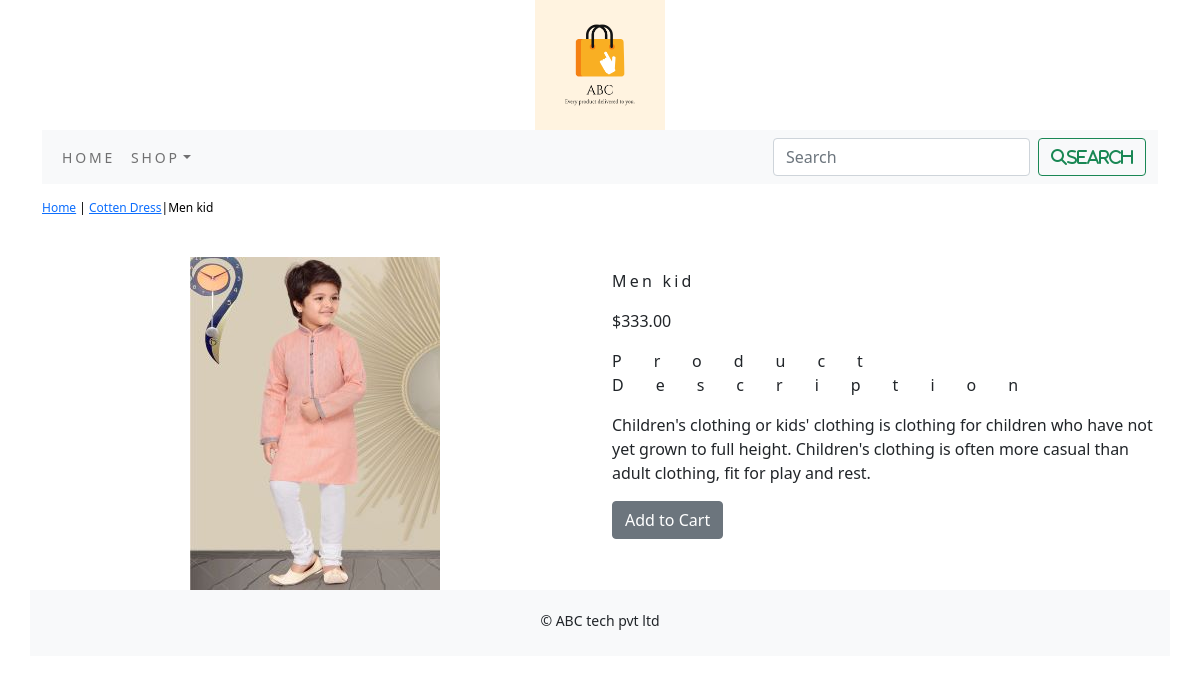
The app's page /shop1/cotten-dress/Men-kid/ with its own data.
### shop1/models.py (models this page shows, shortened)
class Product(models.Model):
    name = models.CharField(max_length=250, unique=True)
    slug = models.SlugField(max_length=250, unique=True)
    description = models.TextField(blank=True)
    price = models.DecimalField(max_digits=10, decimal_places=2)
    category = models.ForeignKey(Category, on_delete=models.CASCADE)
    image = models.ImageField(upload_to='product', blank=True)
    stock = models.IntegerField()
    available = models.BooleanField(default=True)
    created = models.DateTimeField(auto_now_add=True)
    updated = models.DateTimeField(auto_now_add=True)
    class Meta:
        ordering = ['name',]
        verbose_name = 'product'
        verbose_name_plural = 'products'

class Category(models.Model):
    name = models.CharField(max_length=250, unique=True)
    slug = models.SlugField(max_length=250, unique=True)
    description = models.TextField(blank=True)
    image = models.ImageField(upload_to='category', blank=True)
    class Meta:
        ordering = ['name',]
        verbose_name = 'category'
        verbose_name_plural = 'categories'
    def get_url(self):
        return reverse('shop1:products_by_category',args=[self.slug])
    def __str__(self):
        return '{}'.format(self.name)

### shop1/views.py (the view)
# urls.py: path('<slug:c_slug>/<slug:product_slug>/',views.proDetail,name='proCatdetail')
def proDetail(request, c_slug, product_slug):
    try:
        product = Product.objects.get(category__slug=c_slug, slug=product_slug)
    except Exception as e:
        raise e
    return render(request, 'product.html', {'product': product})

### cart/context_processors.py (called while the page is built)
def counter(request):
    item_count=0
    if 'admin' in request.path:
        return {}
    else:
        try:
            cart=Cart.objects.filter(cart_id=_cart_id(request))
            cart_items=CartItem.objects.all().filter(cart=cart[:1])
            for cart_item in cart_items:
                item_count += cart_item.quantity
        except Cart.DoesNotExist:
            item_count =0
    return  dict(item_count=item_count)

### cart/views.py (called while the page is built)
def _cart_id(request):
    cart = request.session.session_key
    if not cart:
        cart = request.session.create()
    return cart

### shop1/context_processors.py (called while the page is built)
def menu_links(request):
    links = Category.objects.all()
    return dict(links=links)

### templates/product.html (shortened to what this page needs)
{% extends 'base.html' %}
{% load static %}
{% block content %}
<div class="row my_prod_row_class">
 <div class="mx_auto">
      <P><a href="{% url 'shop1:allProdCat' %}">Home</a> | <a href="{{product.category.get_url}}">{{product.category}}</a>|{{product.name}} </P>
       </div>
<div class="container">
<br>
  <div class="row">
    <div class="col-12 col-sm-12 col-md-12 col-lg-6 text-center">
        <div style="min-width:18rem">
            <img src="{{product.image.url}}" alt="{{product.name}}">
        </div>
    </div>
   <div class="col-12 col-sm-12 col-md-12 col-lg-6">
       <h1 class="my_prod_title">{{product.name}}</h1>
       <p>${{product.price}}</p>
       <p class="my_title">Product Description</p>
       <p class="text-justify my_rod_text">{{product.description}}</p>
       {% if product.stock <= 0 %}
       <p class="justify my_prod_text"><b>Out of stock</b></p>
       {% else %}
       <a class="btn btn-secondary" href="{% url 'cart:add_cart' product.id %}">Add to Cart</a>
       {% endif %}
         {% endblock %}

### shop1/static/css/custom.css (style rules this page uses)
.my_title { font-size:16px; text_transform:uppercase; letter-spacing:2em; }
.my_prod_row_class { padding-top:15px; padding-bottom:20px; }
.my_prod_row_class .mx_auto { color:#000; font-size:12px; text-decoration:none; }
.my_prod_title { font-size:16px; text_transform:uppercase; letter-spacing:.2em; padding-top:15px; padding-bottom:10px; }

### records on screen
Product: category "Cotten Dress", name "Men kid", image (picture), price "333.00", description "Children's clothing or kids' clothing is clothing for children who have not yet grown to full height. Children's clothing is often more casual than adult clothing, fit for play and rest."
